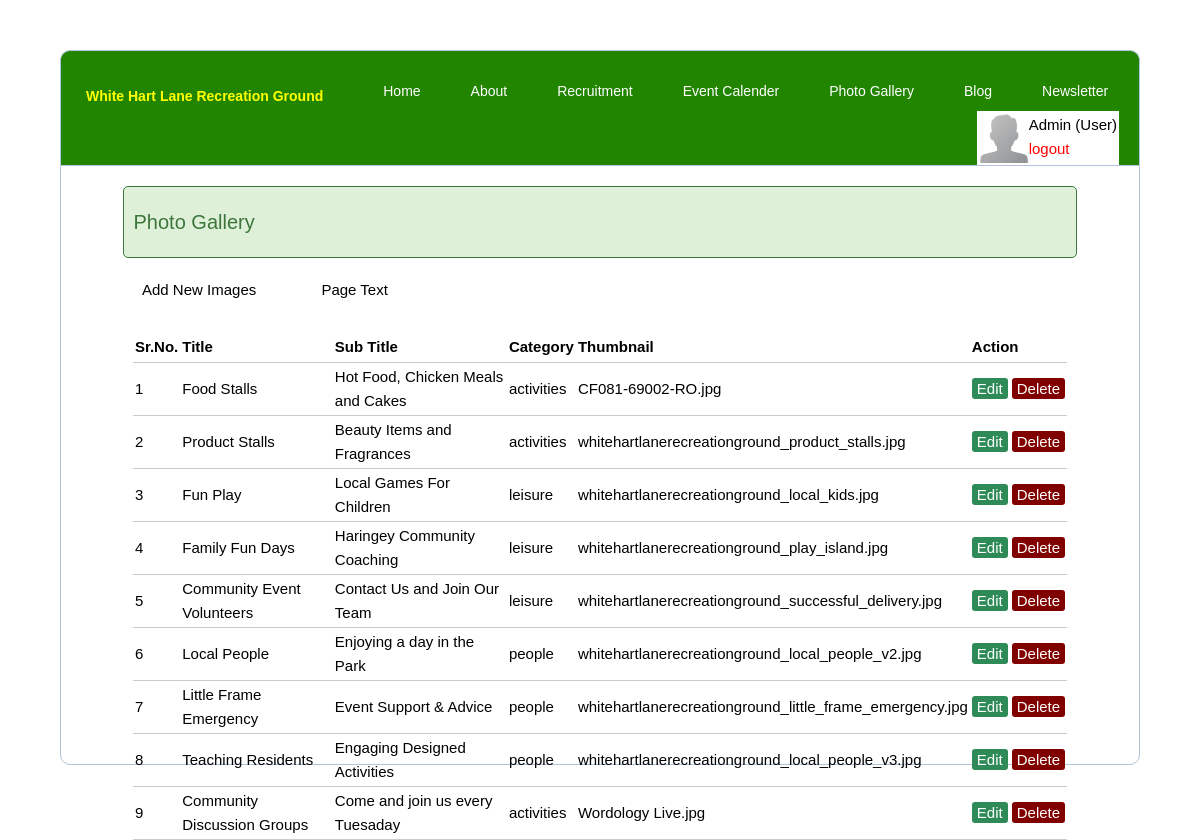
Page /admin/photo_gallery.php (signed in) on the committed database.
### tables this page shows
CREATE TABLE `photogallery` (
  `id` int(11) NOT NULL,
  `title` varchar(255) NOT NULL,
  `sub_title` varchar(255) NOT NULL,
  `thumb` varchar(255) NOT NULL,
  `image` varchar(255) NOT NULL,
  `category` varchar(255) NOT NULL
);

### admin/curd/photogallery_curd.php (the view, shortened to what this page needs)
<?php
include('server.php');
?>
<!DOCTYPE html>
<html>
<head>
	<link rel="stylesheet" type="text/css" href="curd/style.css">
</head>
<body>
	<a href="photogallery_add_edit.php" style="color:#000;" class="dasboard" >Add New Images</a>
	<a href="page_text.php?ptext=photography" class="dasboard" style="color:#000;">Page Text</a>
<?php $results = mysqli_query($db, "SELECT * FROM photogallery"); ?>
<table style="color:#000;">
	<thead>
		<tr><th >Sr.No.</th>
			<th style="">Title</th>
			<th style="">Sub Title</th>
            <th style="">Category</th>
			<th style="">Thumbnail</th>
			<th colspan="2">Action</th>
		</tr>
	</thead>
	<?php $i=0; while ($row = mysqli_fetch_array($results)) { ?>
		<tr>
		    <td><?php $i++; echo $i; ?></td>
			<td><?php echo $row['title']; ?></td>
			<td><?php echo $row['sub_title']; ?></td>
            <td><?php echo $row['category']; ?></td>
			<td><?php echo $row['thumb']; ?></td>
			<td>
				<a href="photogallery_add_edit.php?edit=<?php echo $row['id']; ?>" class="edit_btn" >Edit</a>
			</td>
			<td>
				<a href="server.php?page=photogallery&del=<?php echo $row['id']; ?>" class="del_btn">Delete</a>
			</td>
		</tr>
	<?php } ?>
</table>
</body>
</html>

### admin/style.css (style rules this page uses)
* { margin: 0px; padding: 0px; }
body { font-size: 120%; background: #F8F8FF; }
body { color:#000; font-size:15px !important; }
.dasboard { color:#000;padding-left:61px; }

### css/styles.css (style rules this page uses)
body { color: #fff; font: 300 16px/1.6em "Ubuntu", sans-serif; }
a { color: #fff000; text-decoration: none; }
* { box-sizing:border-box }

### admin/curd/style.css (style rules this page uses)
body { font-size: 19px; color:#000; }
table { width: 90%; margin: 30px auto; border-collapse: collapse; text-align: left; }
tr { border-bottom: 1px solid #cbcbcb; }
th, td { border: none; height: 30px; padding: 2px; }
.edit_btn { text-decoration: none; padding: 2px 5px; background: #2E8B57; color: white; border-radius: 3px; }
.del_btn { text-decoration: none; padding: 2px 5px; color: white; border-radius: 3px; background: #800000; }

### rows in the picture
photogallery: title "Food Stalls", sub_title "Hot Food, Chicken Meals and Cakes", category "activities", thumb "CF081-69002-RO.jpg"
photogallery: title "Product Stalls", sub_title "Beauty Items and Fragrances", category "activities", thumb "whitehartlanerecreationground_product_stalls.jpg"
photogallery: title "Fun Play", sub_title "Local Games For Children", category "leisure", thumb "whitehartlanerecreationground_local_kids.jpg"
photogallery: title "Family Fun Days", sub_title "Haringey Community Coaching", category "leisure", thumb "whitehartlanerecreationground_play_island.jpg"
photogallery: title "Community Event Volunteers", sub_title "Contact Us and Join Our Team", category "leisure", thumb "whitehartlanerecreationground_successful_delivery.jpg"
photogallery: title "Local People", sub_title "Enjoying a day in the Park", category "people", thumb "whitehartlanerecreationground_local_people_v2.jpg"
photogallery: title "Little Frame Emergency", sub_title "Event Support & Advice", category "people", thumb "whitehartlanerecreationground_little_frame_emergency.jpg"
photogallery: title "Teaching Residents", sub_title "Engaging Designed Activities", category "people", thumb "whitehartlanerecreationground_local_people_v3.jpg"
photogallery: title "Community Discussion Groups", sub_title "Come and join us every Tuesaday", category "activities", thumb "Wordology Live.jpg"

### other values in the picture
$_SESSION['user']['username'] "Admin"
$_SESSION['user']['user_type'] "User"
